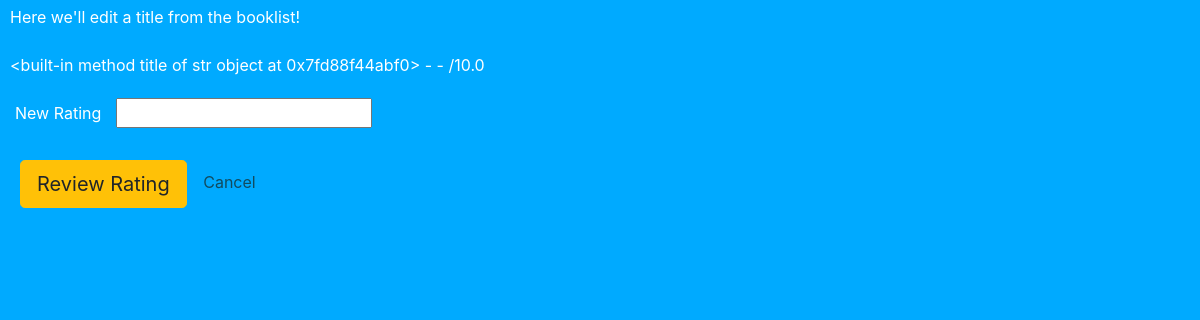
Before: /edit/6 with the older database file.
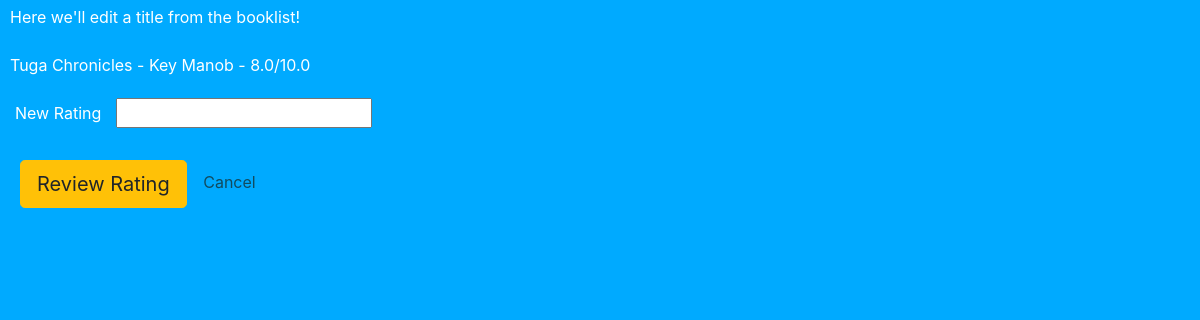
After: the same page with the newer database file.
### main.py (models this page shows)
class Book(db.Model):
    bookid = db.Column(db.Integer, primary_key=True)
    title = db.Column(db.String(250), unique=True, nullable=False)
    author = db.Column(db.String(250), nullable=False)
    review = db.Column(db.Float, nullable=False)

### main.py (the view, shortened to what this page needs)
@app.route('/edit/<link_id>', methods=["GET", "POST"])
def edit(link_id):
    books = query_books()
    selected_book = find_book(books, link_id)
    if request.method == "GET":
        return render_template("edit.html", book=selected_book)

### main.py (called while the page is built)
def query_books():
    all_books = []
    books = db.session.query(Book).all()
    for book in books:
        book_info = {
            "bookid": book.bookid,
            "title": book.title,
            "author": book.author,
            "rating": book.review,
        }
        all_books.append(book_info)
    return all_books

def find_book(books, link_id):
    for book in books:
        print(books)
        print(link_id)
        if book['bookid'] == int(link_id):
            selected_book = book
            print(selected_book['title'])
            return selected_book
    return "Book not found"

### templates/edit.html (shortened to what this page needs)
<!DOCTYPE html>
<html lang="en">
<head>
    <link rel="stylesheet"
          href="https://cdn.jsdelivr.net/npm/bootstrap@4.3.1/dist/css/bootstrap.min.css"
>
    <link rel="stylesheet" href="/static/style.css">
</head>
<body>
    <p>Here we'll edit a title from the booklist!</p>
    <p class="bookinfo">{{ book["title"] }} - {{ book["author"] }} - {{ book["rating"] }}/10.0</p>
        <form action="" method="POST">
        <label>New Rating</label>
        <input type="text" name="rating">
        <br>
        <br>
        <button type="submit" class="btn btn-warning btn-lg">Review Rating</button>
        <a href="/">Cancel</a>
        </form>
</body>
</html>

Changed rows visible on the page:
added Book: title "Tuga Chronicles", author "Key Manob", rating "8.0"
Other visible differences:
{{ book["title"] }}: "<built-in method title of str object at 0x7fd88f44abf0>" → (not shown)
